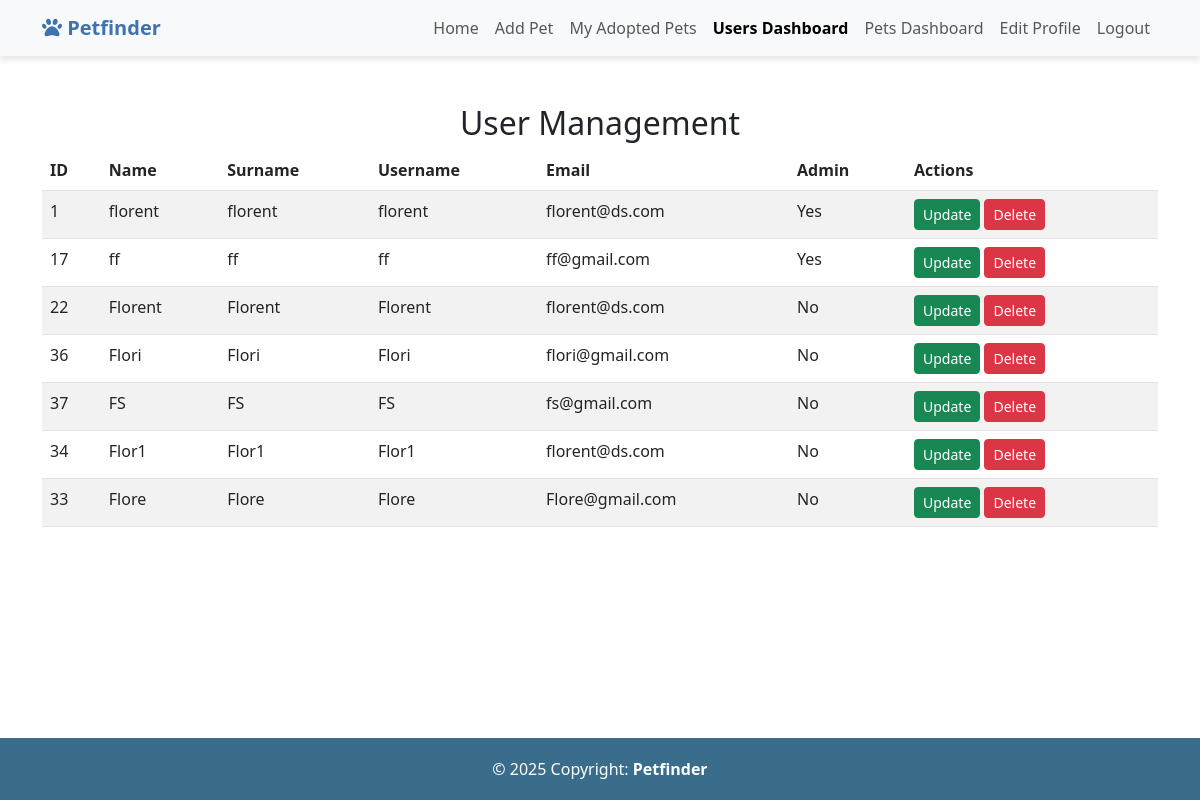
/dashboard.php (signed in), run on the app's committed database.
### tables this page shows
CREATE TABLE IF NOT EXISTS `users` (
  `id` int NOT NULL AUTO_INCREMENT,
  `name` varchar(255) NOT NULL,
  `surname` varchar(255) NOT NULL,
  `username` varchar(255) NOT NULL,
  `email` varchar(255) NOT NULL,
  `password` varchar(255) NOT NULL,
  `created_at` timestamp(6) NOT NULL DEFAULT CURRENT_TIMESTAMP(6),
  `is_admin` tinyint(1) DEFAULT '0',
  PRIMARY KEY (`id`),
  KEY `username` (`username`(250))
);

### dashboard.php (the view, shortened to what this page needs)
<?php
require 'config.php';
include_once 'header.php';
$sql = "SELECT * FROM users";
$query = $pdo->prepare($sql);
$query->execute();
$users = $query->fetchAll(PDO::FETCH_ASSOC);
?>
<!DOCTYPE html>
<html lang="en">
<head>
    <link href="https://cdn.jsdelivr.net/npm/bootstrap@5.3.0-alpha3/dist/css/bootstrap.min.css" rel="stylesheet">
</head>
<body>
<div class="container mt-5">
    <h2 class="text-center">User Management</h2>
    <table class="table table-striped">
        <thead>
            <tr>
                <th>ID</th>
                <th>Name</th>
                <th>Surname</th>
                <th>Username</th>
                <th>Email</th>
                <th>Admin</th>
                <th>Actions</th>
            </tr>
        </thead>
        <tbody>
            <?php foreach ($users as $user): ?>
                <tr>
                    <td><?php echo $user['id']; ?></td>
                    <td><?php echo $user['name']; ?></td>
                    <td><?php echo $user['surname']; ?></td>
                    <td><?php echo $user['username']; ?></td>
                    <td><?php echo $user['email']; ?></td>
                    <td><?php echo $user['is_admin'] == 1 ? 'Yes' : 'No'; ?></td>
                    <td>
                        <a href="update_user.php?id=<?php echo $user['id']; ?>" class="btn btn-success btn-sm">Update</a>
                        <a href="delete_user.php?id=<?php echo $user['id']; ?>" class="btn btn-danger btn-sm" onclick="return confirm('Are you sure?')">Delete</a>
                    </td>
                </tr>
            <?php endforeach; ?>
        </tbody>
    </table>
</div>
</body>
</html>
<footer>
<div class="text-center p-2">
        © 2025 Copyright:
        <a class="text-white" href="#"> <strong>Petfinder</strong></a>
    </div>
</footer>

### header.php (shortened to what this page needs)
<?php
$current_page = basename($_SERVER['PHP_SELF']);
$is_admin = $_SESSION['is_admin'] ?? 0;
?>
<!DOCTYPE html>
<html lang="en">
<head>
    <link href="https://cdn.jsdelivr.net/npm/bootstrap@5.3.0-alpha3/dist/css/bootstrap.min.css" rel="stylesheet">
    <link rel="stylesheet" href="https://cdnjs.cloudflare.com/ajax/libs/font-awesome/6.7.2/css/all.min.css"
>
</head>
<body>
<header>
    <nav class="navbar navbar-expand-lg navbar-light bg-light">
        <div class="container">
            <a class="navbar-brand fw-bold text" href="index.php" style="color: #3F72AF;">
                <i class="fas fa-paw"></i> Petfinder
            </a>
            <div class="collapse navbar-collapse" id="navbarNav">
                <ul class="navbar-nav ms-auto">
                    <li class="nav-item">
                        <a class="nav-link <?php echo $current_page === 'index.php' ? 'active' : ''; ?>" href="index.php">Home</a>
                    </li>
                    <li class="nav-item">
                        <a class="nav-link <?php echo $current_page === 'add_pet.php' ? 'active' : ''; ?>" href="add_pet.php">Add Pet</a>
                    </li>
                    <li class="nav-item">
                        <a class="nav-link <?php echo $current_page === 'adopted_pets.php' ? 'active' : ''; ?>" href="adopted_pets.php">My Adopted Pets</a>
                    </li>
                    <?php if ($is_admin == 1): ?>
                    <li class="nav-item">
                            <a class="nav-link <?php echo $current_page === 'dashboard.php' ? 'active' : ''; ?>" href="dashboard.php">Users Dashboard</a>
                    </li>
                    <li class="nav-item">
                            <a class="nav-link <?php echo $current_page === 'pet_dashboard.php' ? 'active' : ''; ?>" href=" pet_dashboard.php">Pets Dashboard</a>
                    </li>
                    <?php endif; ?>
                    <li class="nav-item">
                        <a class="nav-link <?php echo $current_page === 'profile.php' ? 'active' : ''; ?>" href="profile.php">Edit Profile</a>
                    </li>
                    <li class="nav-item">
                        <a class="nav-link <?php echo $current_page === 'logout.php' ? 'active' : ''; ?>" href="logout.php">Logout</a>
                    </li>
                </ul>
            </div>
        </div>
    </nav>
</header>
</body>
</html>

### header.php (style rules this page uses)
body { background-color: #f8f9fa; }
.navbar { background-color: #ffffff; position: sticky; top: 0; z-index: 1020; box-shadow: 0 4px 6px rgba(0, 0, 0, 0.1); }
.navbar-brand { font-size: 1.5rem; }
.nav-link { font-weight: 500; }
.nav-link.active { color: #0d6efd; font-weight: bold; }

### dashboard.php (style rules this page uses)
html, body { height: 100%; margin: 0; display: flex; flex-direction: column; }
body { flex: 1; }
footer { width: 100%; background-color: #3A6D8C; color: white; text-align: center; padding: 0.7rem 0; position: absolute; bottom: 0; left: 0; }
footer a { text-decoration: none; color: white; }

### data on the page
users: id "1", name "florent", surname "florent", username "florent", email "florent@ds.com", is_admin "Yes"
users: id "17", name "ff", surname "ff", username "ff", email "ff@gmail.com", is_admin "Yes"
users: id "22", name "Florent", surname "Florent", username "Florent", email "florent@ds.com", is_admin "No"
users: id "36", name "Flori", surname "Flori", username "Flori", email "flori@gmail.com", is_admin "No"
users: id "37", name "FS", surname "FS", username "FS", email "fs@gmail.com", is_admin "No"
users: id "34", name "Flor1", surname "Flor1", username "Flor1", email "florent@ds.com", is_admin "No"
users: id "33", name "Flore", surname "Flore", username "Flore", email "Flore@gmail.com", is_admin "No"
